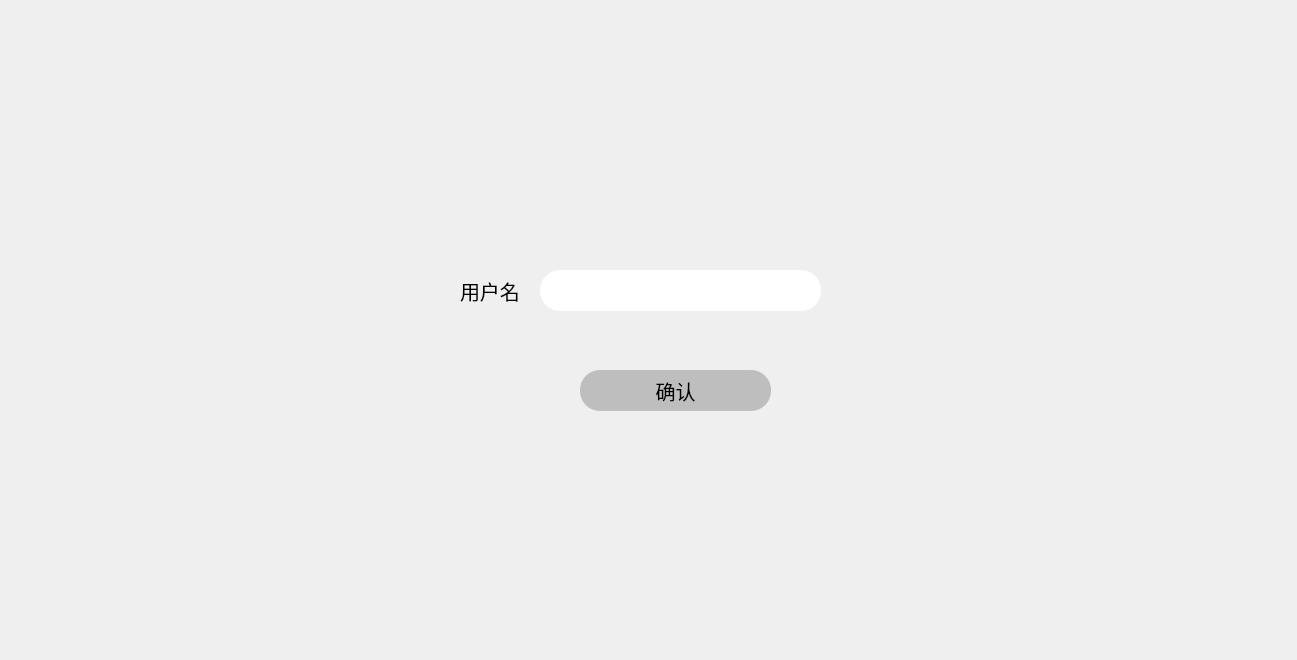
<?xml version="1.0" encoding="UTF-8"?>
<ui version="4.0">
 <class>FindpwdWindow</class>
 <widget class="QWidget" name="FindpwdWindow">
  <property name="geometry">
   <rect>
    <x>0</x>
    <y>0</y>
    <width>1297</width>
    <height>660</height>
   </rect>
  </property>
  <property name="windowTitle">
   <string>Form</string>
  </property>
  <property name="styleSheet">
   <string notr="true">font-size:20px;</string>
  </property>
  <widget class="QLineEdit" name="Username">
   <property name="geometry">
    <rect>
     <x>540</x>
     <y>270</y>
     <width>281</width>
     <height>41</height>
    </rect>
   </property>
   <property name="styleSheet">
    <string notr="true">border-radius:20px;
padding-left:20px;</string>
   </property>
  </widget>
  <widget class="QLabel" name="label">
   <property name="geometry">
    <rect>
     <x>460</x>
     <y>270</y>
     <width>71</width>
     <height>41</height>
    </rect>
   </property>
   <property name="text">
    <string>用户名</string>
   </property>
  </widget>
  <widget class="QPushButton" name="Confirm">
   <property name="geometry">
    <rect>
     <x>580</x>
     <y>370</y>
     <width>191</width>
     <height>41</height>
    </rect>
   </property>
   <property name="styleSheet">
    <string notr="true">border-radius:20px;
background-color: rgb(190, 190, 190);

</string>
   </property>
   <property name="text">
    <string>确认</string>
   </property>
  </widget>
 </widget>
 <resources/>
 <connections/>
</ui>
